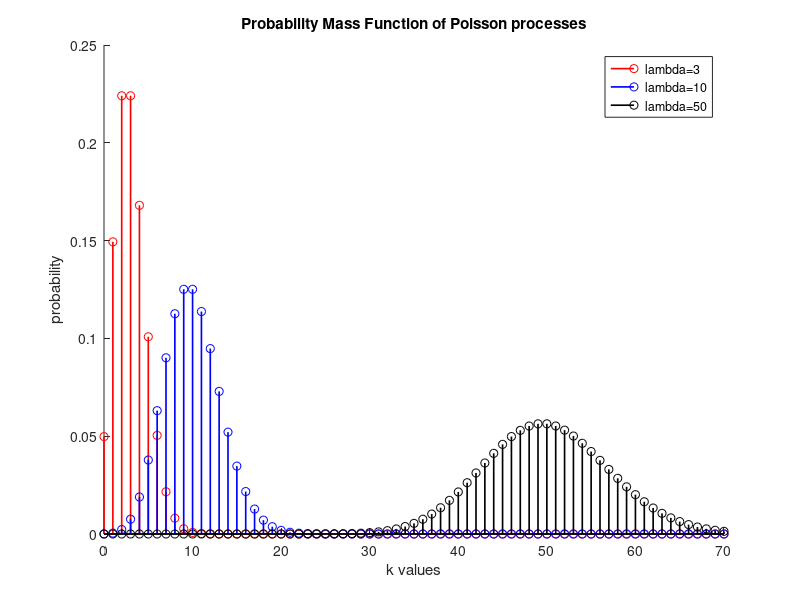
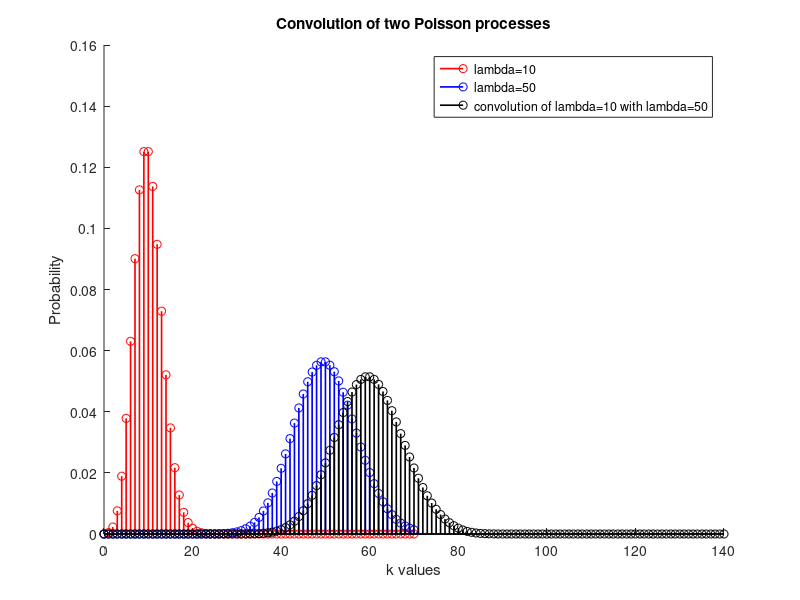
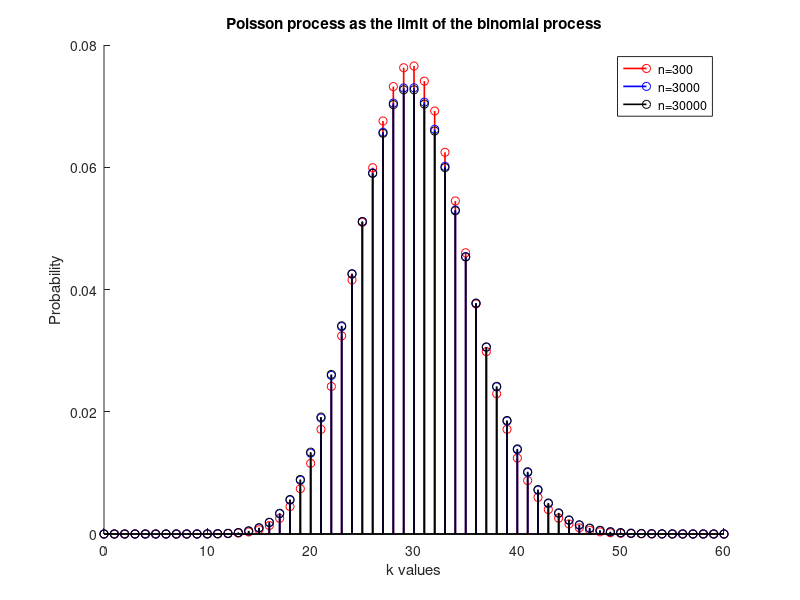

Here is the MATLAB script that generated these plots, in order:
pkg load statistics

clc;
clear all;
close all;

% TASK: In a common diagram, design the Probability Mass Function of Poisson processes
% with lambda parameters 3, 10, 50. In the horizontal axes, choose k parameters 
% between 0 and 70. 

k = 0:1:70;
lambda = [3,10,50,30];

for i=1:columns(lambda)
  poisson(i,:) = poisspdf(k,lambda(i));
endfor

colors = "rbkm";
figure(1);
hold on;

% Don't draw for lambda = 30 (last column), since it's not asked.
for i=1:(columns(lambda)-1)
  stem(k,poisson(i,:),colors(i),"linewidth",1.2);
endfor
hold off;

title("Probability Mass Function of Poisson processes");
xlabel("k values");
ylabel("probability");
legend("lambda=3","lambda=10","lambda=50");


% TASK: Regarding the Poisson process with parameter lambda 30, compute its mean 
% value and variance.

index = find(lambda == 30);
chosen = poisson(index,:);

mean_value = 0;
for i=0:(columns(poisson(index,:))-1)
  mean_value = mean_value + i.*poisson(index,i+1);
endfor

printf("Mean value of Poisson with lambda 30 is: %d.\n", mean_value);

second_moment = 0;
for i=0:(columns(poisson(index,:))-1)
  second_moment = second_moment + i.*i.*poisson(index,i+1);
endfor

variance = second_moment - mean_value.^2;
printf("Variance of Poisson with lambda 30 is: %d.\n", variance);


% TASK: Consider the convolution of the Poisson distribution with lambda 10 with 
% the Poisson distribution with lambda 50. 

first = find(lambda==10);
second = find(lambda==50);
poisson_first = poisson(first,:);
poisson_second = poisson(second,:);

composed = conv(poisson_first,poisson_second);
new_k = 0:1:(2*70);

figure(2);
hold on;
stem(k,poisson_first(:),colors(1),"linewidth",1.2);
stem(k,poisson_second(:),colors(2),"linewidth",1.2);
stem(new_k,composed,colors(3),"linewidth",1.2);

% The commented commands below can be used to graph a Poisson distribution with lambda = 60
% to observe that it is the same as the convolution of the 2 other distributions.

% poisson_sum(1,:) = poisspdf(new_k,60);
% stem(new_k,poisson_sum(:),colors(4),"linewidth",1.2);

hold off;
title("Convolution of two Poisson processes");
xlabel("k values");
ylabel("Probability");
legend("lambda=10","lambda=50","convolution of lambda=10 with lambda=50");


% TASK: Show that Poisson process is the limit of the binomial distribution.

k = 0:1:60;

% Define the desired Poisson Process
lambda = 30;
i = 1:1:3;
n = [300, 3000, 30000]; 
p = lambda./n;

figure(3);
title("Poisson process as the limit of the binomial process");
xlabel("k values");
ylabel("Probability");
hold on;

for i=1:3
  binomial = binopdf(k,n(i),p(i));
  stem(k,binomial,colors(i),"linewidth",1.2);
endfor
legend("n=300","n=3000","n=30000");
hold off;